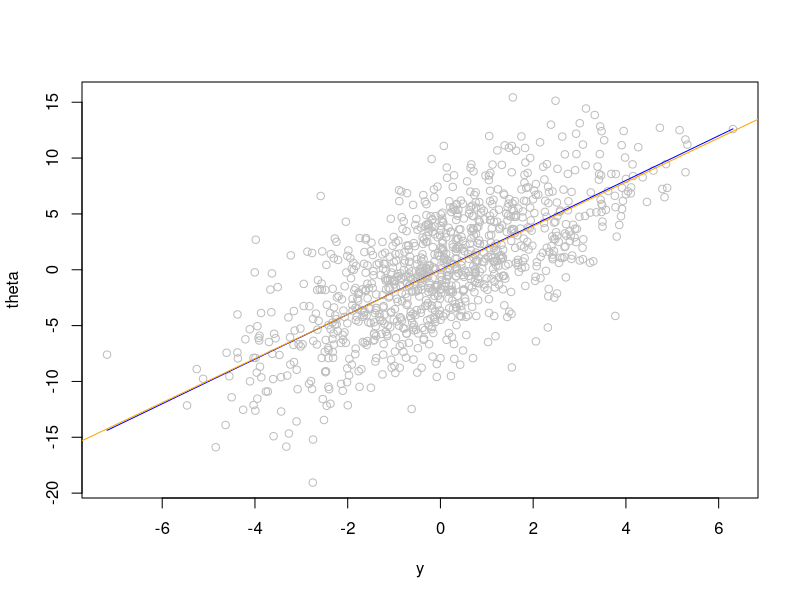

Generate this figure with R:
## ---- chunk 1
  
taille <- 1000

#On tire les thetas 
theta <- rnorm(taille, 0, 32) #je ne sais pas si il veut la variance ou l'ecart-type

#on tire les y sachant theta

y <- rnorm(taille, theta/4, 2)

## ---- chunk 2
  
taille <- 1000

#On tire les thetas 
theta <- rnorm(taille, 0, sqrt(32)) #je ne sais pas si il veut la variance ou l'ecart-type

#on tire les y sachant theta

y <- rnorm(taille, theta/4, sqrt(2))

#on trace les points
plot(y, theta, col="grey")

#on trace la droite de l'espérance

curve(2*x, add=TRUE, col="blue")

#on trace la droite de la régression linéaire

abline(lm(theta ~ y), col="orange")
